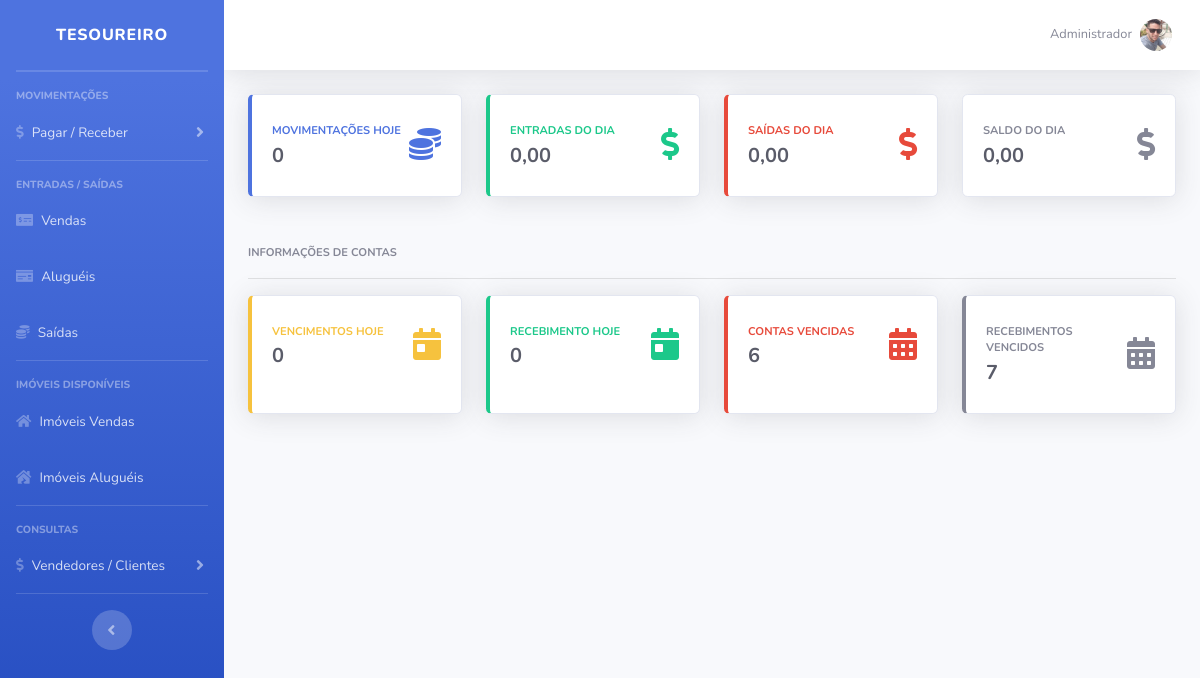
The app's page /imobiliaria/sistema/painel-tesouraria/index.php (signed in) with its own data.
### tables this page shows
CREATE TABLE `usuarios` (
  `id` int(11) NOT NULL,
  `nome` varchar(50) NOT NULL,
  `cpf` varchar(20) NOT NULL,
  `email` varchar(50) NOT NULL,
  `senha` varchar(35) NOT NULL,
  `nivel` varchar(35) NOT NULL,
  `foto` varchar(100) DEFAULT NULL
);

### imobiliaria/sistema/painel-tesouraria/index.php (the view, shortened to what this page needs)
<?php
include_once("../../conexao.php");
$query = $pdo->query("SELECT * FROM alugueis where ativo = 'Sim' and data_pgto <= curDate() and data_final >= curDate()");
$res = $query->fetchAll(PDO::FETCH_ASSOC);
$linhas = count($res);
if($linhas > 0){
    $data_pgto = @$res[0]['data_pgto'];
    $valor = @$res[0]['valor'];
    $corretor = @$res[0]['corretor'];
    $doc = @$res[0]['inquilino'];
    $id_al = @$res[0]['id'];
    $id_im = @$res[0]['imovel'];
    $query = $pdo->query("SELECT * FROM compradores where doc = '" . $doc . "' ");
    $res = $query->fetchAll(PDO::FETCH_ASSOC);
    $nomeInquilino = @$res[0]['nome'];
    $query = $pdo->query("SELECT * FROM imoveis where id = '" . $id_im . "' ");
    $res = $query->fetchAll(PDO::FETCH_ASSOC);
    $cpfVendedor = @$res[0]['vendedor'];
    $query = $pdo->query("SELECT * FROM vendedores where doc = '" . $cpfVendedor . "' ");
    $res = $query->fetchAll(PDO::FETCH_ASSOC);
    $nomeVendedor = @$res[0]['nome'];
    $data_pgto = date('Y/m/d', strtotime("+30 days",strtotime($data_pgto)));
    $pdo->query("UPDATE alugueis set data_pgto = '" . $data_pgto . "' where id = '" . $id_al . "' ");
    $pdo->query("INSERT into contas_receber (valor, titulo, descricao, tipo, corretor, data, pago, cliente) values ('" . $valor . "', 'Pagamento Aluguel', '" . $nomeInquilino . "', 'Aluguel', '" . $corretor . "', curDate(), 'Não', '" . $doc . "'  )");
    $pdo->query("INSERT into contas_pagar (valor, titulo, descricao, pago, tesoureiro, data) values ('" . $valor . "', 'Aluguel', '" . $nomeVendedor . "', 'Não', '', curDate()  )");
}
 ?>
 <?php
    $idUsuario = $_SESSION['id_usuario'];
    $res = $pdo->query("SELECT * FROM usuarios where id = '" . $idUsuario . "' ");
    $dados = $res->fetchAll(PDO::FETCH_ASSOC);
     $nome = $dados[0]['nome'];
     $img = $dados[0]['foto'];
    $pag = @$_GET["pag"];
    $menu1 = "pagar";
    $menu2 = "receber";
    $menu3 = "movimentacoes";
    $menu4 = "vendas";
    $menu5 = "alugueis";
    $menu6 = "imoveis-vendas";
    $menu7 = "imoveis-alugueis";
    $menu8 = "saidas";
    $menu9 = "compradores";
    $menu10 = "vendedores";
 ?>
<!DOCTYPE html>
<html lang="en">
    <head>
        <link href="../vendor/fontawesome-free/css/all.min.css" rel="stylesheet" type="text/css">
        <link href="../css/sb-admin-2.min.css" rel="stylesheet">
        <link href="../css/style.css" rel="stylesheet">
        <link href="../vendor/datatables/dataTables.bootstrap4.min.css" rel="stylesheet">
    </head>
    <body id="page-top">
        <div id="wrapper">
            <ul class="navbar-nav bg-gradient-primary sidebar sidebar-dark accordion" id="accordionSidebar">
                <a class="sidebar-brand d-flex align-items-center justify-content-center" href="index.php">
                    <div class="sidebar-brand-text mx-3">Tesoureiro</div>
                </a>
                <hr class="sidebar-divider my-0">
                <hr class="sidebar-divider">
                <div class="sidebar-heading">
                    Movimentações
                </div>
                 <li class="nav-item">
                    <a class="nav-link collapsed" href="#" data-toggle="collapse" data-target="#collapseTwo" aria-expanded="true" aria-controls="collapseTwo">
                        <i class="fas fa-dollar-sign"></i>
                        <span>Pagar / Receber</span>
                    </a>
                </li>
                <hr class="sidebar-divider">
                <div class="sidebar-heading">
                    Entradas / Saídas
                </div>
                <li class="nav-item">
                    <a class="nav-link" href="index.php?pag=<?php echo $menu4 ?>">
                        <i class="fas fa-money-check-alt"></i>
                        <span>Vendas</span></a>
                </li>
                 <li class="nav-item">
                    <a class="nav-link" href="index.php?pag=<?php echo $menu5 ?>">
                        <i class="fas fa-money-check"></i>
                        <span>Aluguéis</span></a>
                </li>
                 <li class="nav-item">
                    <a class="nav-link" href="index.php?pag=<?php echo $menu8 ?>">
                        <i class="fas fa-coins"></i>
                        <span>Saídas</span></a>
                </li>
                <hr class="sidebar-divider">
                <div class="sidebar-heading">
                    Imóveis Disponíveis
                </div>
                <li class="nav-item">
                    <a class="nav-link" href="index.php?pag=<?php echo $menu6 ?>">
                        <i class="fas fa-home"></i>
                        <span>Imóveis Vendas</span></a>
                </li>
                 <li class="nav-item">
                    <a class="nav-link" href="index.php?pag=<?php echo $menu7 ?>">
                        <i class="fas fa-house-damage"></i>
                        <span>Imóveis Aluguéis</span></a>
                </li>
                <hr class="sidebar-divider">
                <div class="sidebar-heading">
                    Consultas
                </div>
                 <li class="nav-item">
                    <a class="nav-link collapsed" href="#" data-toggle="collapse" data-target="#collapseClientes" aria-expanded="true" aria-controls="collapseTwo">
                        <i class="fas fa-dollar-sign"></i>
                        <span>Vendedores / Clientes</span>
                    </a>
                </li>
                <hr class="sidebar-divider d-none d-md-block">
                <div class="text-center d-none d-md-inline">
                    <button class="rounded-circle border-0" id="sidebarToggle"></button>
                </div>
            </ul>
            <div id="content-wrapper" class="d-flex flex-column">
                <div id="content">
                    <nav class="navbar navbar-expand navbar-light bg-white topbar mb-4 static-top shadow">
                        <ul class="navbar-nav ml-auto">
                            <li class="nav-item dropdown no-arrow">
                                <a class="nav-link dropdown-toggle" href="#" id="userDropdown" role="button" data-toggle="dropdown" aria-haspopup="true" aria-expanded="false">
                                    <span class="mr-2 d-none d-lg-inline text-gray-600 small"><?php echo $nome ?></span>
                                    <img class="img-profile rounded-circle" src="../img/profiles/<?php echo $img ?>">
                                </a>
                            </li>
                        </ul>
                    </nav>
                    <div class="container-fluid">
                       <?php if ($pag == null) {
                        include_once("home.php");
                        } else if ($pag==$menu1) {
                        include_once($menu1.".php");
                        } else if ($pag==$menu2) {
                        include_once($menu2.".php");
                         } else if ($pag==$menu3) {
                        include_once($menu3.".php");
                        } else if ($pag==$menu4) {
                        include_once($menu4.".php");
                        } else if ($pag==$menu5) {
                        include_once($menu5.".php");
                        } else if ($pag==$menu6) {
                        include_once($menu6.".php");
                        } else if ($pag==$menu7) {
                        include_once($menu7.".php");
                        } else if ($pag==$menu8) {
                        include_once($menu8.".php");
                        } else if ($pag==$menu9) {
                        include_once($menu9.".php");
                        } else if ($pag==$menu10) {
                        include_once($menu10.".php");
                        } else {
                        include_once("home.php");
                        }
                        ?>
                    </div>
                </div>
            </div>
        </div>
    </body>
</html>

### records on screen
usuarios: nome "Administrador", foto (picture)

### other values on screen
$totalMovimentacoes "0"
$valorEntradas "0,00"
$valorSaidas "0,00"
$valorTotal "0,00"
$vencimentosHoje "0"
$recebimentosHoje "0"
$contasVencidas "6"
$recebimentosVencidos "7"
